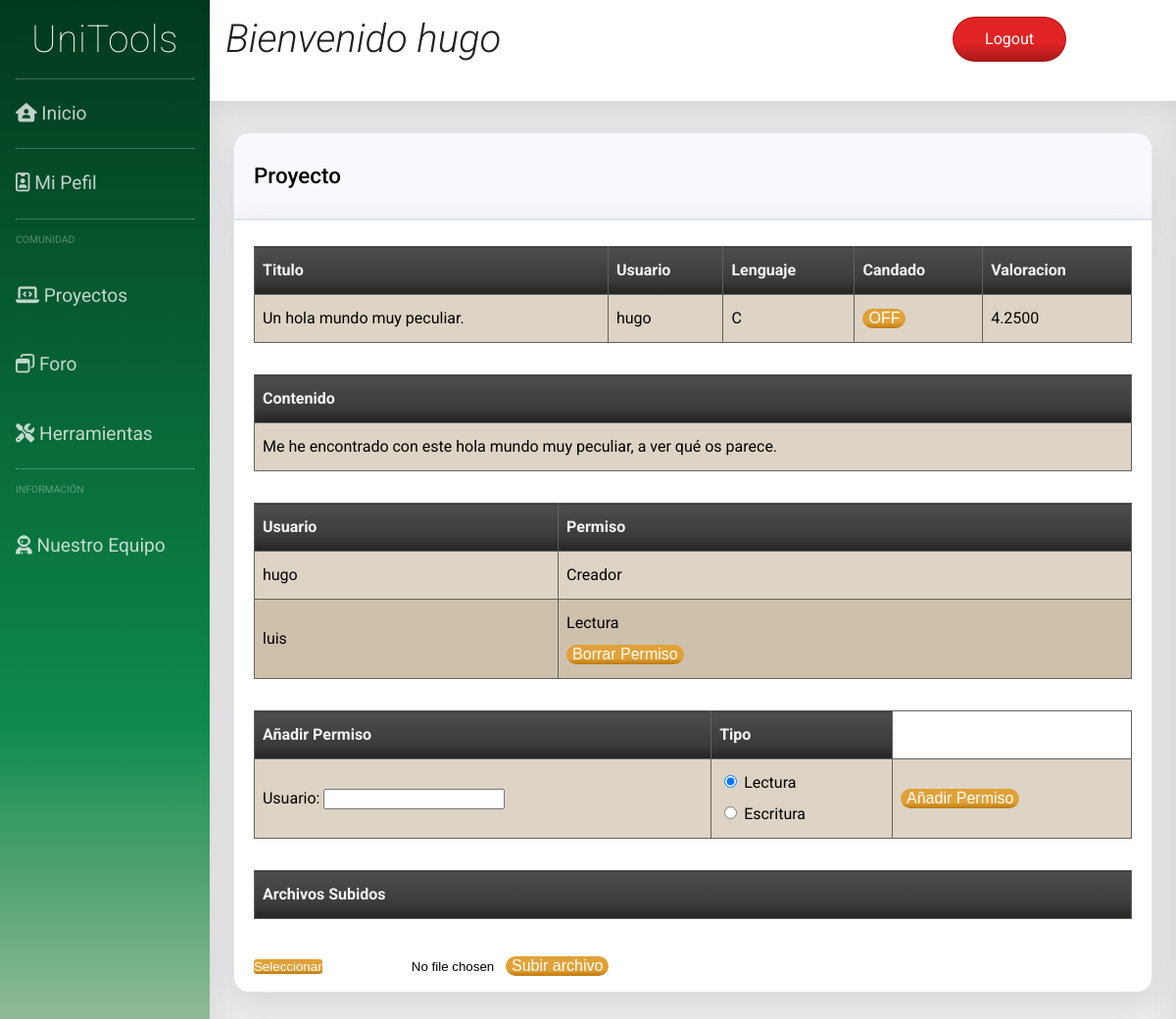
Screenshot of /project.php?id=43 (signed in) with the database file from the repository.
### tables this page shows
CREATE TABLE `project` (
  `id` int(11) NOT NULL,
  `titulo` varchar(100) NOT NULL,
  `candado` tinyint(1) NOT NULL,
  `userId` int(11) NOT NULL,
  `privado` tinyint(1) NOT NULL,
  `lenguaje` varchar(50) NOT NULL,
  `contenido` varchar(200) NOT NULL
);

CREATE TABLE `user` (
  `id_user` int(11) NOT NULL,
  `email` varchar(50) NOT NULL,
  `password` varchar(255) NOT NULL,
  `username` varchar(30) NOT NULL,
  `premium` tinyint(1) NOT NULL,
  `admin` tinyint(1) NOT NULL,
  `name` text NOT NULL,
  `aboutMe` text NOT NULL
);

CREATE TABLE `permissions` (
  `id` int(255) NOT NULL,
  `project` int(11) NOT NULL,
  `user` int(11) NOT NULL,
  `type` int(2) NOT NULL
);

### dao/dao_user.php (called while the page is built, shortened)
<?php
include_once('DAO.php');
include_once('user_class.php');
class DAOUsuario extends DAO {
	public function search_userId($userId){
		$sql = sprintf("SELECT * FROM user WHERE id_User = $userId");
		if (!$this->ejecutarConsulta($sql))
			return null;
		$result = $this->ejecutarConsulta($sql);
		$user = new TOUser($result['id_user'],$result['email'],$result['password'],$result['username'],$result['premium'], $result['admin'], $result['name'], $result['aboutMe']);
		return $user;
	}
	public function search_username($username){
		$sql = sprintf("SELECT * FROM user WHERE username = '" .$username. "'");
		if (!$this->ejecutarConsulta($sql))
			return null;
		else
		{
			$result = $this->ejecutarConsulta($sql);
			$user = new TOUser($result['id_user'],$result['email'],$result['password'],$result['username'],$result['premium'], $result['admin'], $result['name'], $result['aboutMe']);
			return $user;
		}
	}
}

### dao/DAO.php (called while the page is built, shortened)
<?php
class DAO {
	public $conn;
	public function __construct() {
		if (!$this->conn){
			if(isset($_SESSION['admin']) && $_SESSION['admin']){
				$this->conn = mysqli_connect("localhost", "root", "", "unitoolsdb");
			}else{
				$this->conn = mysqli_connect("localhost", "Usuario", "User", "unitoolsdb");
			}
		}
	}
	public function ejecutarConsulta($query){
		$result = mysqli_query($this->conn, $query) or die($this->conn->error);
        $array = mysqli_fetch_assoc($result);
		return $array;
	}
	public function devolverConsulta($query){
		$result = mysqli_query($this->conn, $query) or die($this->conn->error);
		return $result;
	}
}
?>

### dao/user_class.php (called while the page is built, shortened)
<?php
class TOUser {
	private $userId;
	private $user_name;
	function __construct($userId='',$email='',$password='',$user_name='',$premium='', $admin='', $name='', $aboutMe=''){
		$this->userId = $userId;
		$this->user_name = $user_name;
	}
	public function get_username(){
		return $this->user_name;
	}
	public function get_id(){
		return $this->userId;
	}
}
?>

### dao/DAOpermissions.php (called while the page is built, shortened)
<?php
include_once('DAO.php');
require_once('dao/TOPermissions.php');
class DAOpermissions extends DAO {
	public function show_project_perm($project){
		$sql = sprintf("SELECT * FROM permissions WHERE project = $project");
		$query = $this->devolverConsulta($sql);
		$array = [];
		while($result = mysqli_fetch_assoc($query)){
            $project = new TOPermissions($result['id'], $result['project'], $result['user'], $result['type']);
            array_push($array, $project);
        }
		return $array;
	}
	public function show_permissions($project, $user){
		$sql = sprintf("SELECT * FROM permissions WHERE project = $project AND user = $user");
		$result = $this->ejecutarConsulta($sql);
		$respuesta = new TOPermissions($result['id'], $result['project'], $result['user'], $result['type']);
		return $respuesta;
	}
	public function inPermissions($project, $user){
		$sql = sprintf("SELECT * FROM permissions WHERE project = $project AND user = $user");
		$result = $this->ejecutarConsulta($sql);
		return $result;
	}
}
?>

### dao/dao_project.php (called while the page is built, shortened)
<?php
include_once('DAO.php');
include_once('project_class.php');
class DAOproject extends DAO {
  public function search_project($id)
  {
		$sql = sprintf("SELECT * FROM project WHERE id = $id");
		$result = $this->ejecutarConsulta($sql);
		if (count($result) > 0) {
			$proj = new TOUproject($result['id'],
            $result['userId'], $result['titulo'], $result['contenido'],
             $result['lenguaje'], $result['privado'],$result['candado']);
            return $proj;
		}else{
            return null;
        }
	}
}

### dao/project_class.php (called while the page is built, shortened)
<?php
class TOUproject {
	private $id;
	private $user;
	private $titulo;
	private $contenido;
	private $lenguaje;
  	private $candado;
  function __construct($id='',$user='',$titulo='',$contenido='',$lenguaje='',$privado='',$candado='')
  {
    $this->id = $id;
    $this->user = $user;
    $this->titulo = $titulo;
    $this->contenido = $contenido;
    $this->lenguaje = $lenguaje;
    $this->candado = $candado;
  }
  public function get_id(){
		return $this->id;
	}
	public function get_user(){
		return $this->user;
	}
	public function get_titulo(){
		return $this->titulo;
	}
	public function get_contenido(){
		return $this->contenido;
	}
	public function get_lenguaje(){
		return $this->lenguaje;
	}
  public function get_candado(){
		return $this->candado;
	}
 }

### dao/TOPermissions.php (called while the page is built, shortened)
<?php
class TOPermissions {
	private $user;
	private $type;
	function __construct($id='',$project='',$user='',$type=''){
		$this->user = $user;
		$this->type = $type;
	}
	public function get_user(){
		return $this->user;
	}
	public function get_type(){
		return $this->type;
	}
}
?>

### dao/DAOestrellas.php (called while the page is built, shortened)
<?php
include_once('DAO.php');
class DAOestrellas extends DAO {
	public function show_project_estrellas($project){
		$sql = sprintf("SELECT AVG(rating) AS avg FROM estrellas WHERE project = $project");
		$result = $this->ejecutarConsulta($sql);
		return $result['avg'];
	}
	public function inEstrellas($project, $user){
        $sql = sprintf("SELECT * FROM estrellas WHERE project = $project AND user = $user");
		if (!$this->ejecutarConsulta($sql))
			return null;
		else
		{
			$result = $this->ejecutarConsulta($sql);
			$estrellas = new TOEstrellas($result['id'], $result['project'], $result['user'], $result['rating']);
			return $estrellas;
		}
	}
}
?>

### project.php (the view, shortened to what this page needs)
<?php
include_once("dao/dao_project.php");
include_once("dao/dao_user.php");
include_once("dao/DAOpermissions.php");
include_once("dao/DAOestrellas.php");
?>
<!DOCTYPE html>
<html>
<head>
	<link rel="stylesheet" type="text/css" href="css/hoja_OG.css">
	<link rel="stylesheet" type="text/css" href="css/side_OG.css">
	<link rel="stylesheet" type="text/css" href="css/cabecera_OG.css">
	<link rel="stylesheet" type="text/css" href="css/content_OG.css">
	<link rel="stylesheet" type="text/css" href="css/estrellas.css">
</head>
<body>
	<div class="contenedor">
		<?php
		require("includes/common/navegacion_OG.php"); ?>
		<?php
		require("includes/common/cabecera_OG.php"); ?>
		<div class="contenido">
			<?php
			$dao_proj = new DAOproject();
			$dao_user = new DAOUsuario();
			$dao_perm = new DAOpermissions();
			$dao_estrellas = new DAOestrellas();
			if ($dao_perm->inPermissions($_GET['id'], $dao_user->search_username($_SESSION['username'])->get_id()) || !$dao_proj->search_project($_GET['id'])->get_privado()) {
				$id = $_GET["id"];
				$curr_proj = $dao_proj->search_project($id);
				$proj_id = $curr_proj->get_id();
				$usuario = $dao_user->search_userId($curr_proj->get_user());
				$userView = $dao_user->search_username($_SESSION['username']);
				$userViewId = $userView->get_id();
				if ($dao_perm->inPermissions($_GET['id'], $dao_user->search_username($_SESSION['username'])->get_id())) {
					$userPerm = $dao_perm->show_permissions($proj_id, $userViewId);
					$userType = $userPerm->get_type();
				} else {
					$userType = -1;
				}
				$lenguaje = $curr_proj->get_lenguaje();
				$title = $curr_proj->get_titulo();
				$contenido = $curr_proj->get_contenido();
				$candado = $curr_proj->get_candado();
				if ($usuario == null) {
					$username = "Usuario borrado";
				} else if ($usuario instanceof TOUser) {
					$username = $usuario->get_username();
				}
				if ($candado == true) {
					$lock = "ON";
				} else {
					$lock = "OFF";
				}
			?>
				<div class="fb-col box">
					<div class="t1 fb-row">
						<h1>Proyecto</h1>
					</div>
					<div class="b1">
						<table>
							<tr>
								<th>Titulo</th>
								<th>Usuario</th>
								<th>Lenguaje</th>
								<th>Candado</th>
								<th>Valoracion</th>
							</tr>
							<tr>
								<td> <?php echo $title 	  ?></td>
								<td> <?php echo $username ?></td>
								<td> <?php echo $lenguaje ?></td>
								<td> <?php
										if ($userType == 0 || $userType == 2) {
											echo "<form action=\"\" method=\"post\">";
											echo "<input class='btn btn_mango' type=\"submit\" name=\"updateCandado\" value=\"" . $lock . "\" />";
											echo "</form>";
										}
										?> </td>
								<td> <?php
										if (!$dao_estrellas->inEstrellas($proj_id, $userViewId)) {
											echo '<form action="" method="post" id="valorar"></form>';
											echo '<div class="rating">';
											echo '<input type="hidden" name="user" form="valorar" value=' . $username . ' />';
											echo '<input type="radio" name="estrella" form="valorar" id="estrella1" value="5"><label for="estrella1"></label>';
											echo '<input type="radio" name="estrella" form="valorar" id="estrella2" value="4"><label for="estrella2"></label>';
											echo '<input type="radio" name="estrella" form="valorar" id="estrella3" value="3"><label for="estrella3"></label>';
											echo '<input type="radio" name="estrella" form="valorar" id="estrella4" value="2"><label for="estrella4"></label>';
											echo '<input type="radio" name="estrella" form="valorar" id="estrella5" value="1"><label for="estrella5"></label>';
											echo '</div>';
											echo '<input type="submit" name="votar" form="valorar" value="Votar" />';
										} else {
											echo $dao_estrellas->show_project_estrellas($proj_id);
										}
										?> </td>
							</tr>
						</table>
						<table>
							<tr>
								<th> Contenido </th>
							</tr>
							<tr>
								<td> <?php echo $contenido ?> </td>
							</tr>
						</table>
						<table>
							<tr>
								<th>Usuario</th>
								<th>Permiso</th>
							</tr>
							<?php
							$res = $dao_perm->show_project_perm($id);
							while (!empty($res)) {
								$curr_perm = array_shift($res);
								$usuario = $dao_user->search_userId($curr_perm->get_user());
								$type = $curr_perm->get_type();
								if ($usuario == null) {
									$username = "Usuario borrado";
								} else if ($usuario instanceof TOUser) {
									$username = $usuario->get_username();
								}
								if ($type == 0) {
									$permiso = "Creador";
								} else if ($type == 1) {
									$permiso = "Lectura";
								} else if ($type == 2) {
									$permiso = "Escritura";
								} else $permiso = "Sin permisos";
								echo "<tr>";
								echo "<td>" . $username . "</td>";
								echo "<td>" . $permiso;
								if ($userType == 0 && ($username != $_SESSION['username'])) {
									echo "<form action=\"\" onsubmit=\"return confirm('¿Estás segur@ de que quieres borrar el permiso de " . $username . "?');\" method=\"post\">";
									echo "<input class='btn btn_mango' type=\"submit\" name=\"borrarPermiso\" value=\"Borrar Permiso\" />";
									echo "</form>";
								}
								echo "</td>";
								echo "</tr>";
							}
							?>
						</table>
						<?php
						if ($userType == 0) {
						?>
							<table>
								<tr>
									<th>Añadir Permiso</th>
									<th>Tipo</th>
								</tr>
								<tr>
									<td>
										Usuario: <input type="text" name="user" form="addPermiso" /> <br>
									</td>
									<td>
										<input type="radio" form="addPermiso" checked="checked" name="type" value="1"> Lectura <br>
										<input type="radio" form="addPermiso" name="type" value="2"> Escritura <br>
									</td>
									<td>
										<input class="btn btn_mango" type="submit" name="addPermiso" form="addPermiso" value="Añadir Permiso" />
									</td>
								</tr>
							</table>
						<?php
						}
						?>
						<table>
							<tr>
								<th> Archivos Subidos</th>
							</tr>
						</table>
						<?php
						if (($userType == 0 || $userType == 2) && $candado == 0) {
							echo '<form action="uploadProject.php" method="POST" enctype="multipart/form-data">
						<input class="boton_subir_archivo" type="file" name="file">
						<button class="btn btn_mango" type="submit" name="submit">Subir archivo</button>
					</form>';
						} else echo "No puedes realizar cambios en los archivos en este momento";
						?>
					</div>
				</div>
		</div>
	<?php } else echo "No tienes permisos para visualizar este proyecto" ?>
	</div>
</body>

### css/hoja_OG.css (style rules this page uses)
html, body { height: 100%; min-height: 100%; margin: 0; font-size: 1rem; line-height: 2; text-align: left; font-family: "Roboto", sans-serif; overflow: hidden; }
.contenedor { display: grid; grid-gap: 0; grid-template-columns: [c1] 1fr [c2] 5.5fr; grid-template-rows: [r1] 1fr [r2] 11fr; width: auto; height: auto; min-width: 100%; min-height: 100%; background-color: #fff; color: #000000; }
.fb-col { display: flex; flex-direction: column; }
.fb-row { display: flex; flex-flow: row wrap; padding-left: 0; }
.box { background-color: transparent; color: black; word-wrap: break-word; margin: 2rem 1.5rem 0; }
.t1 { border: 1px solid #e3e6f0; padding: 0.4rem 1.25rem; margin-bottom: 0; background-color: #f8f9fc; border-bottom: 1px solid #e3e6f0; border-top-left-radius: 1rem; border-top-right-radius: 1rem; border-bottom-left-radius: 0; border-bottom-right-radius: 0; color: #000; box-shadow: 0 0.5rem 2rem 0 rgba(96, 98, 114, 0.178); }
.b1 { border: 1px solid #e3e6f0; padding: 0.6rem 1.25rem; background-color: white; border-radius: 1rem; border-bottom-left-radius: 1rem; border-bottom-right-radius: 1rem; border-top-left-radius: 0; border-top-right-radius: 0; color: #000; box-shadow: 0 0.5rem 2rem 0 rgba(96, 98, 114, 0.178); }
.box h1 { font-weight: 500; font-size: 140%; }
table { width: 100%; margin: 1rem 0 2rem 0; }
table, th, td { border: 1px solid rgb(97, 97, 97); border-collapse: collapse; }
th, td { text-align: left; padding: 0.5rem; }
th { background-color: #3b3b3a; color: whitesmoke; background-image: linear-gradient( 180deg, #4e4e4d 0%, #3b3b3a 70%, #242423 100% ); }
tr:nth-child(even) { background-color: #ddd4c5; border-radius: 5rem; }
tr:nth-child(odd) { background-color: #cec1ac; }
.btn { border-color: #ffffff; border: none; color: #fff; display: inline-block; text-align: center; font-size: 1rem; border-radius: 2rem; width: fit-content; margin-top: 0.2rem; color: #fff; display: inline-block; text-align: center; font-size: 1rem; border-radius: 2rem; }
.btn_mango { background-color: #e0c218; border: none; color: #fff; background-image: linear-gradient( 180deg, #e2a138 0%, #e2a138 70%, #bd790c 100% ); }
.boton_subir_archivo::before { content: 'Seleccionar'; display: inline-block; border-radius: 3px; white-space: nowrap; -webkit-user-select: none; cursor: pointer; background-color: #e0c218; border: none; color: #fff; background-image: linear-gradient( 180deg, #e2a138 0%, #e2a138 70%, #bd790c 100% ); }

### css/content_OG.css (style rules this page uses)
* { box-sizing: border-box; }
.contenido { grid-column: c2; grid-row: r2; background-color: rgb(236, 236, 236); color: rgb(37, 37, 37); padding-top: 0px; margin: 0; max-height: 92vh; overflow-y: scroll; width: 100%; padding-bottom: 100px; box-shadow: inset 0 0.5rem 2rem 0 rgba(96, 98, 114, 0.178); }

### rows the page displays
project: titulo "Un hola mundo muy peculiar.", lenguaje "C", updateCandado "OFF", contenido "Me he encontrado con este hola mundo muy peculiar, a ver qué os parece."
user: username "hugo"
permissions: type "Creador"
user: username "luis"
permissions: type "Lectura"

### other values shown
$_SESSION["username"] "hugo"
$dao_estrellas->show_project_estrellas($proj_id) "4.2500"
